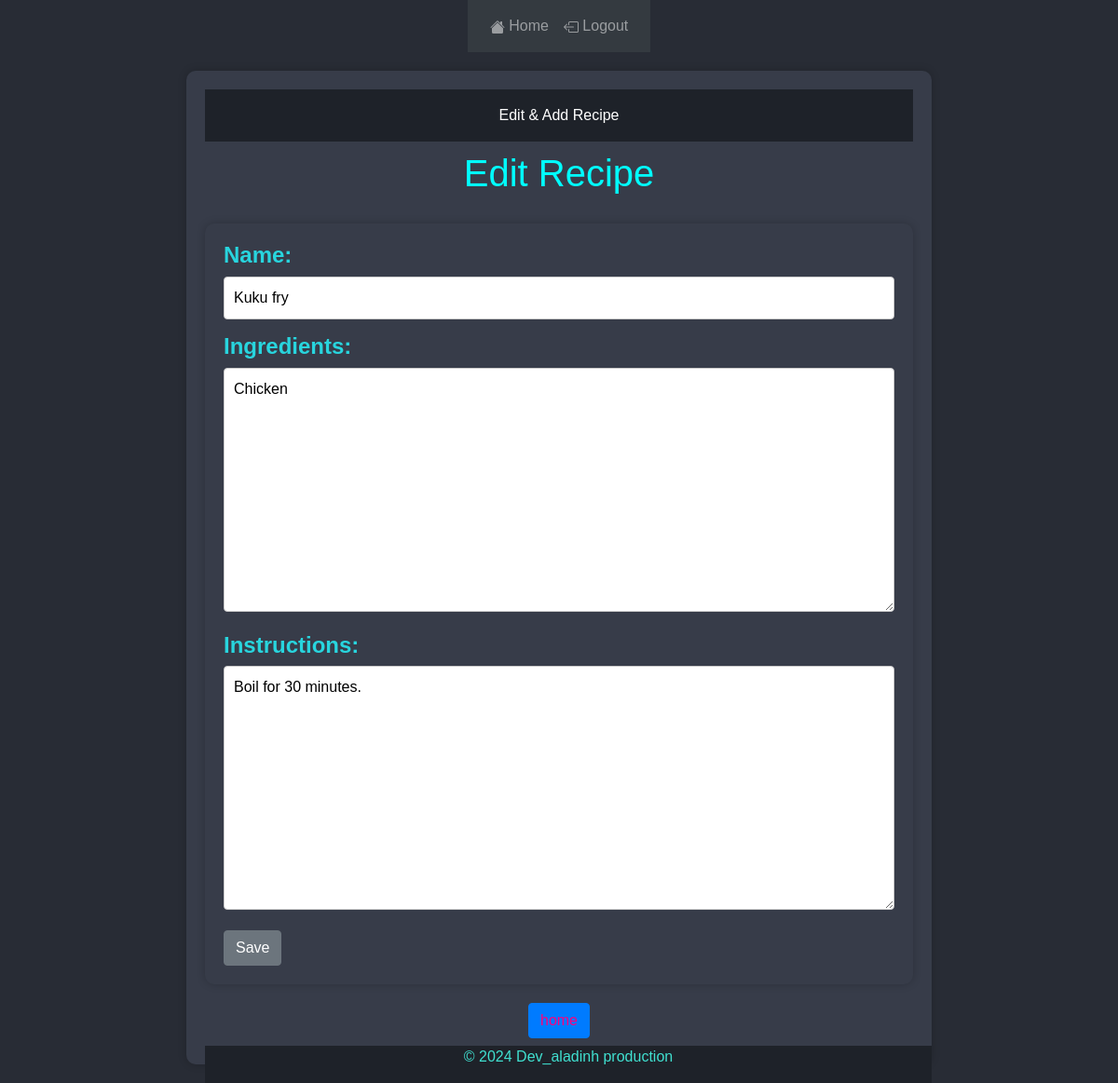
Before: /recipe/10/edit/ (signed in) with the older database file.
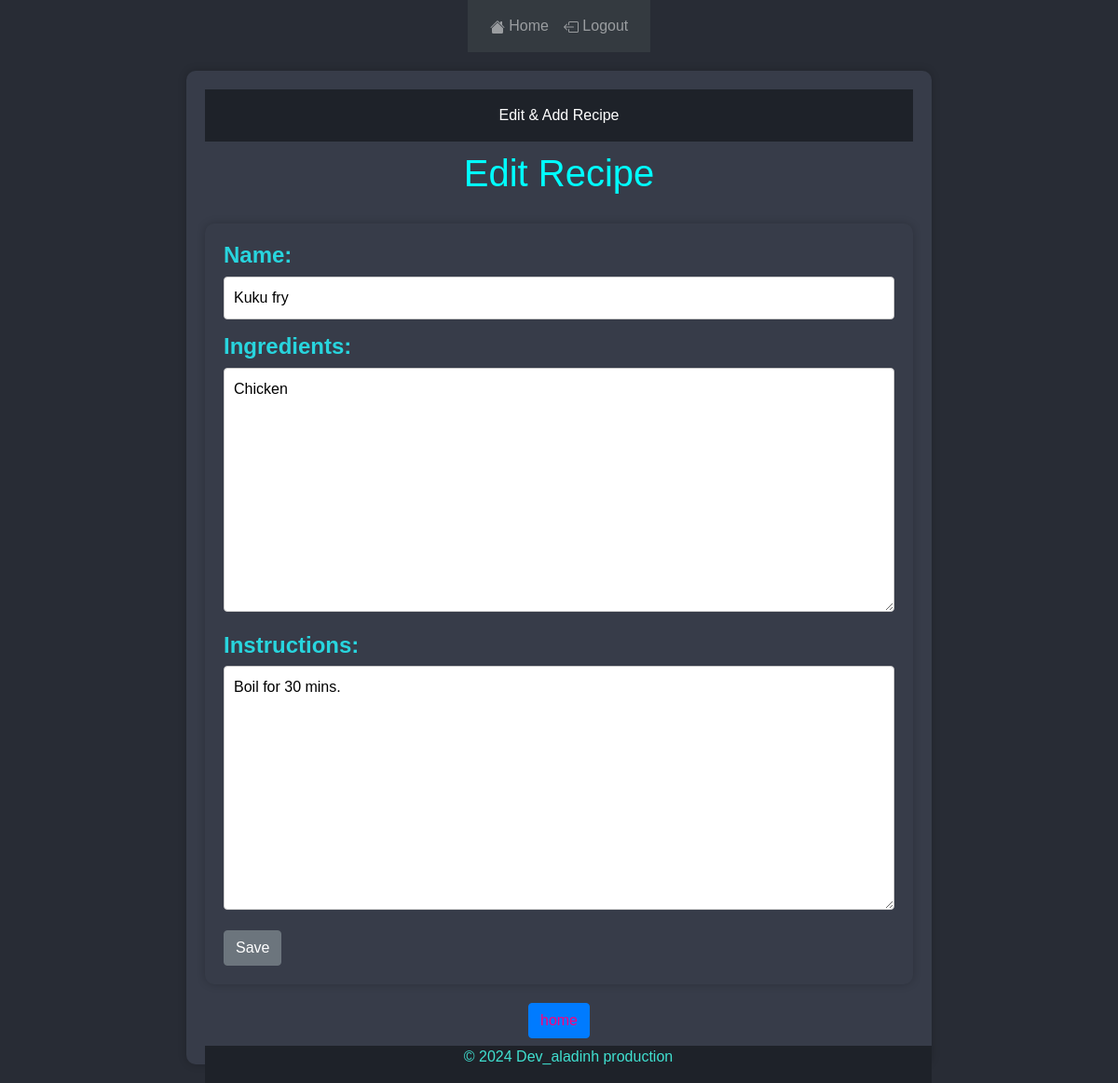
After: the same page with the newer database file.
### recipe/models.py (models this page shows, shortened)
class Recipe(models.Model):
    user = models.ForeignKey(User, on_delete=models.CASCADE)
    name = models.CharField(max_length=200)
    ingredients = models.TextField()
    instructions = models.TextField()

### recipe/views.py (the view)
# urls.py: path('recipe/<int:pk>/edit/', views.recipe_edit, name='recipe_edit'),
@login_required
def recipe_edit(request, pk):
    recipe = get_object_or_404(Recipe, pk=pk)
    if request.method=="POST":
        form = RecipeForm(request.POST, instance=recipe)
        if form.is_valid():
            recipe = form.save(commit=False)
            recipe.user = request.user
            recipe.save()
            messages.success(request, "Recipe successfully updated")
            return redirect('home')
    else:
        form = RecipeForm(instance=recipe)
    return render(request, 'recipe_form.html', {'form': form})

### recipe/forms.py
class RecipeForm(forms.ModelForm):
    class Meta:
        model = Recipe
        fields = ['name', 'ingredients', 'instructions']

### recipe/templates/recipe_form.html (shortened to what this page needs)
{% extends 'base.html' %}
{% block content %}
<!DOCTYPE html>
<html lang="en">
<head>
</head>
<body>
    <section>
        <header>Edit & Add Recipe</header>
        <h1 align="center">{{ form.instance.pk|yesno:"Edit Recipe,Add Recipe" }}</h1>
        <section>
            <form method="POST">
                <div class="form-group">
                    <h4>{{ form.name.label_tag }}</h4>
                        {{ form.name }}
                </div>
                <div class="form-group">
                    <h4>{{ form.ingredients.label_tag }}</h4>
                        {{ form.ingredients }}
                </div>
                <div class="form-group">
                    <h4>{{ form.instructions.label_tag }}</h4>
                        {{ form.instructions }}
                </div>
                <button class="btn btn-secondary" type="submit">Save</button>
            </form>
        </section>
        <h6 align="center"><button class="btn btn-primary"><a href="{% url 'home' %}">home</a></button></h6>
        <footer>
            <p>&copy; 2024 Dev_aladinh production</p>
        </footer>
    </section>
</body>
</html>
{% endblock %}

Changed rows visible on the page:
changed Recipe "Edit Recipe": instructions "Boil for 30 minutes." → "Boil for 30 mins."
